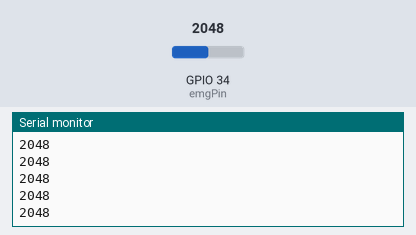
Bench run of a sketch on a simulated ESP32. Shown: the last lines printed to the serial monitor. The test bench sets the inputs (shaded band); at power-on: GPIO 34 (emgPin) = 2048 (analog values on the 0–4095 scale).

Above: at 1.2 s.
1.3 s: GPIO 34 (emgPin) set to 2866
At 1.31 s:
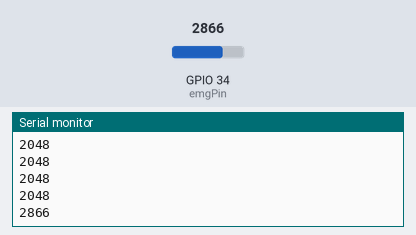
2.8 s: GPIO 34 (emgPin) set to 3603
At 2.81 s:
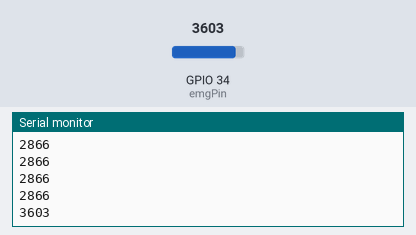
Timing chart, 0 to 5.8 s (numbered marks = the images above; inputs shaded):
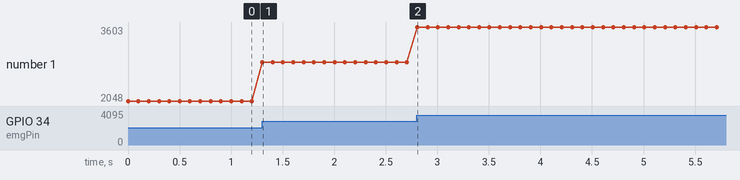

The sketch:

emg.ino
```cpp
const int emgPin = 34;

void setup() {
  Serial.begin(115200);
  // Explicitly set resolution for ESP32 (0-4095)
  analogReadResolution(12);
  pinMode(emgPin, INPUT);
  Serial.println("Reading EMG Sensor...");
}

void loop() {
  int rawValue = analogRead(emgPin);

  // Print both raw value and a small graph bar in Serial Monitor
  Serial.println(rawValue);
  delay(100); // Slow down for debugging
}
```

Measured:
- after the input at 1.3 s, the serial monitor: prints a new line at once (image 1)
- after the input at 2.8 s, the serial monitor: prints a new line at once (image 2)
- plotted number 1: 2048 → 2866 after the input at 1.3 s, 2866 → 3603 after the input at 2.8 s
